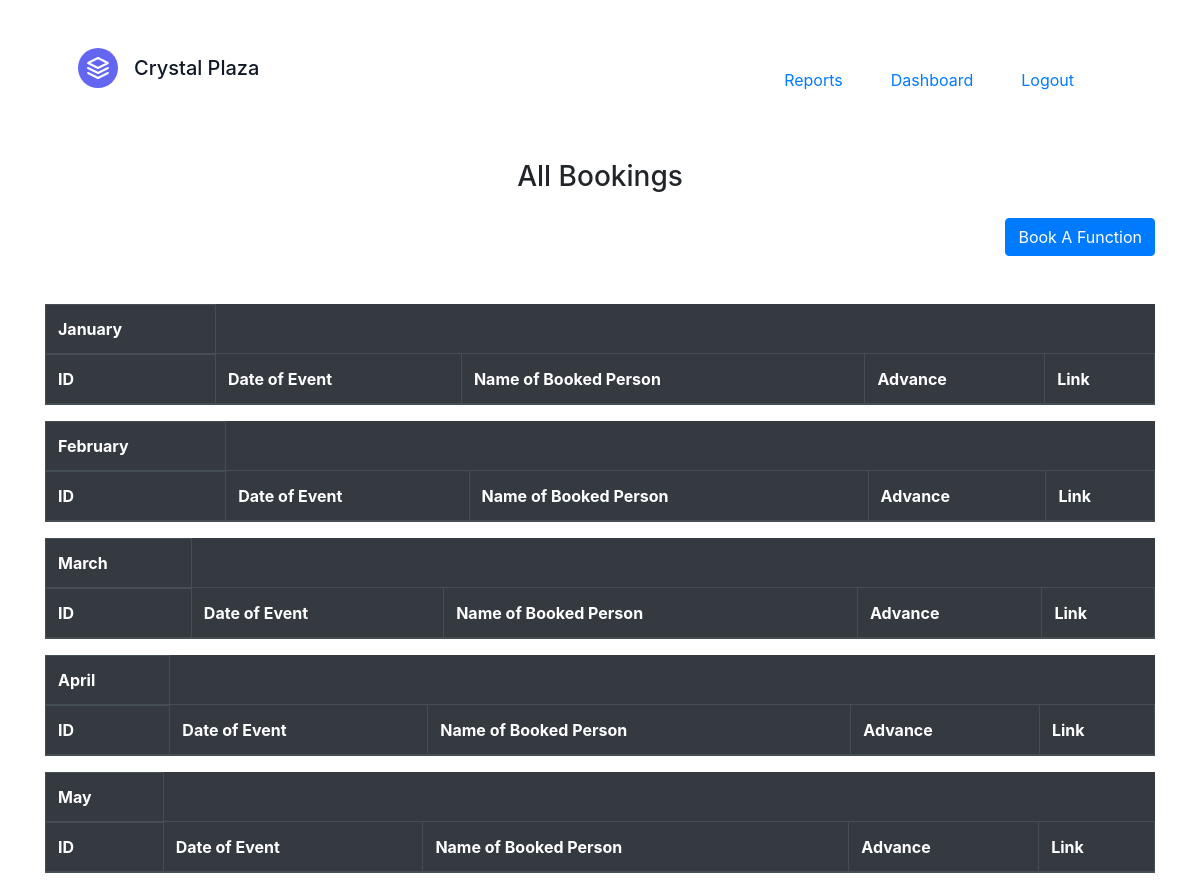
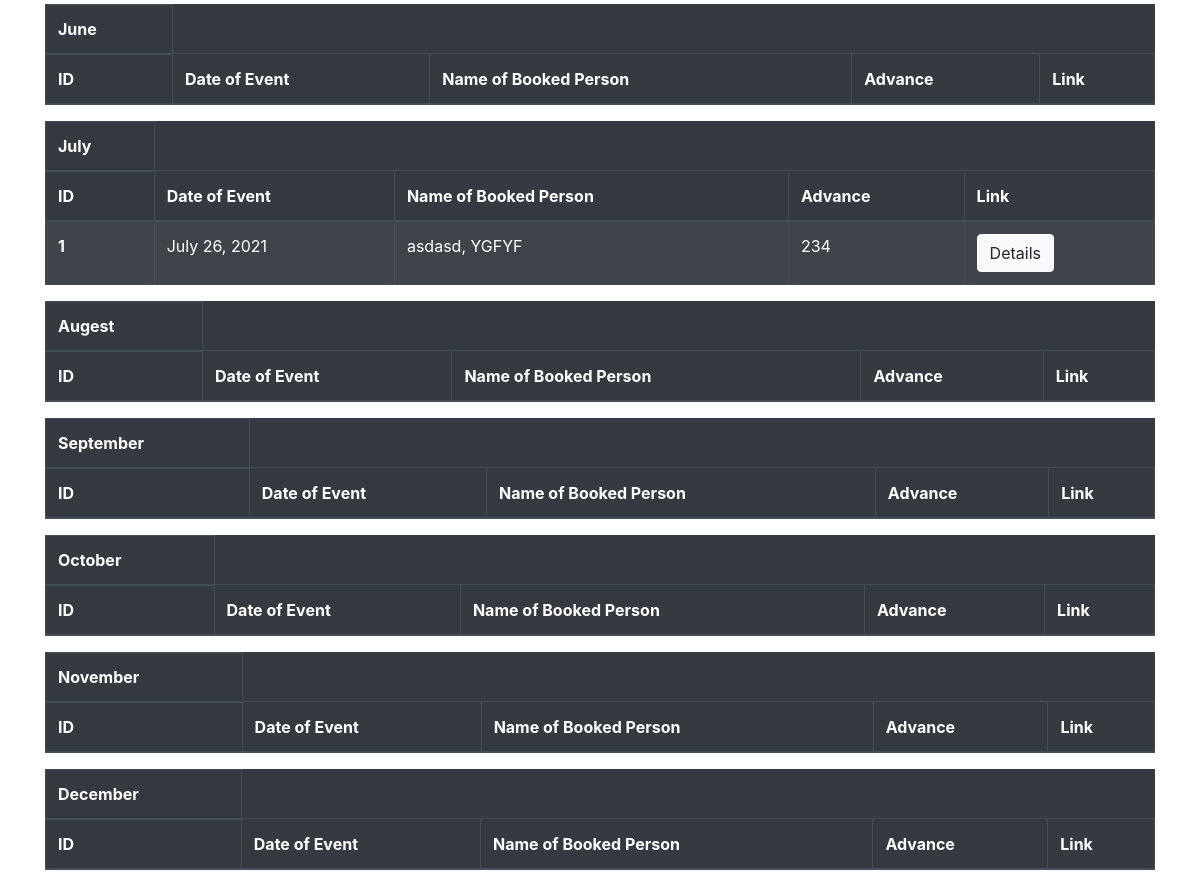
Page /booking/list/ (signed in) on the earlier database version (2 pictures, top to bottom).
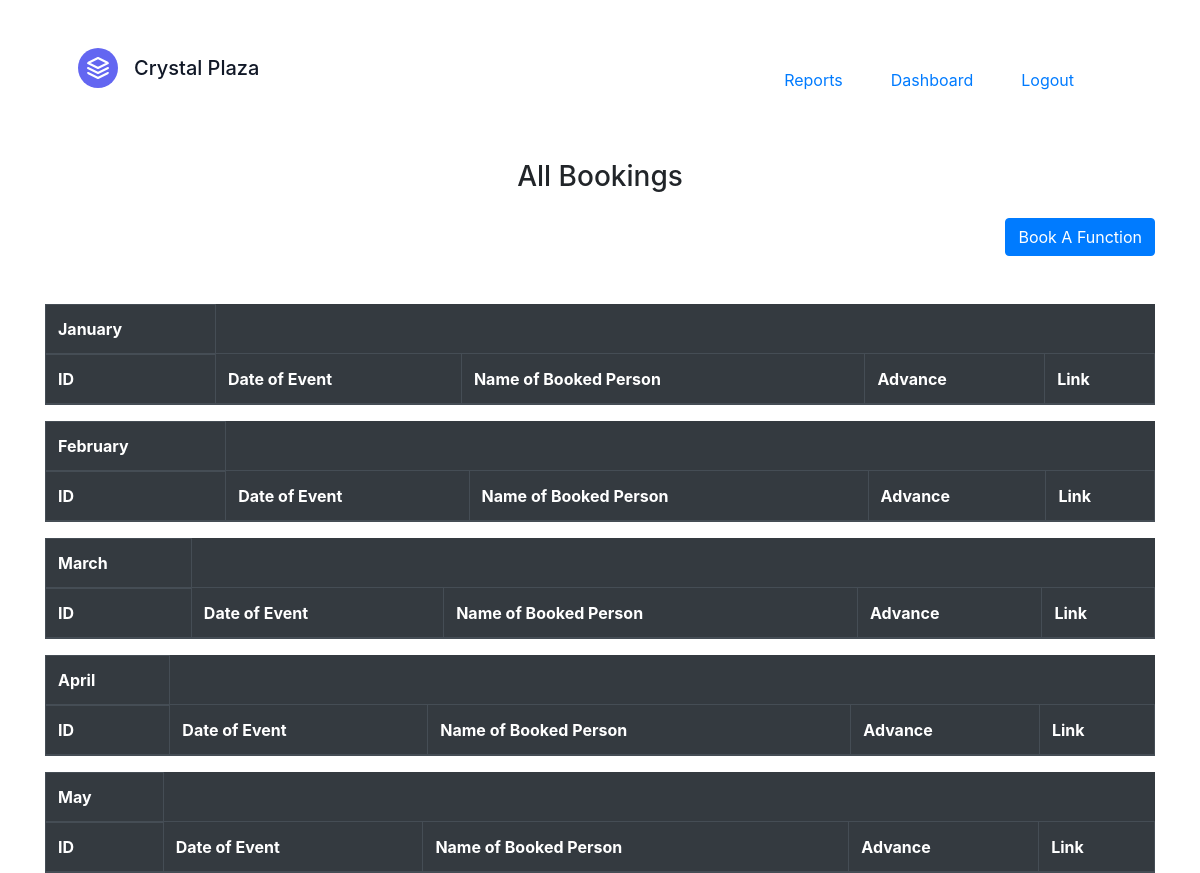
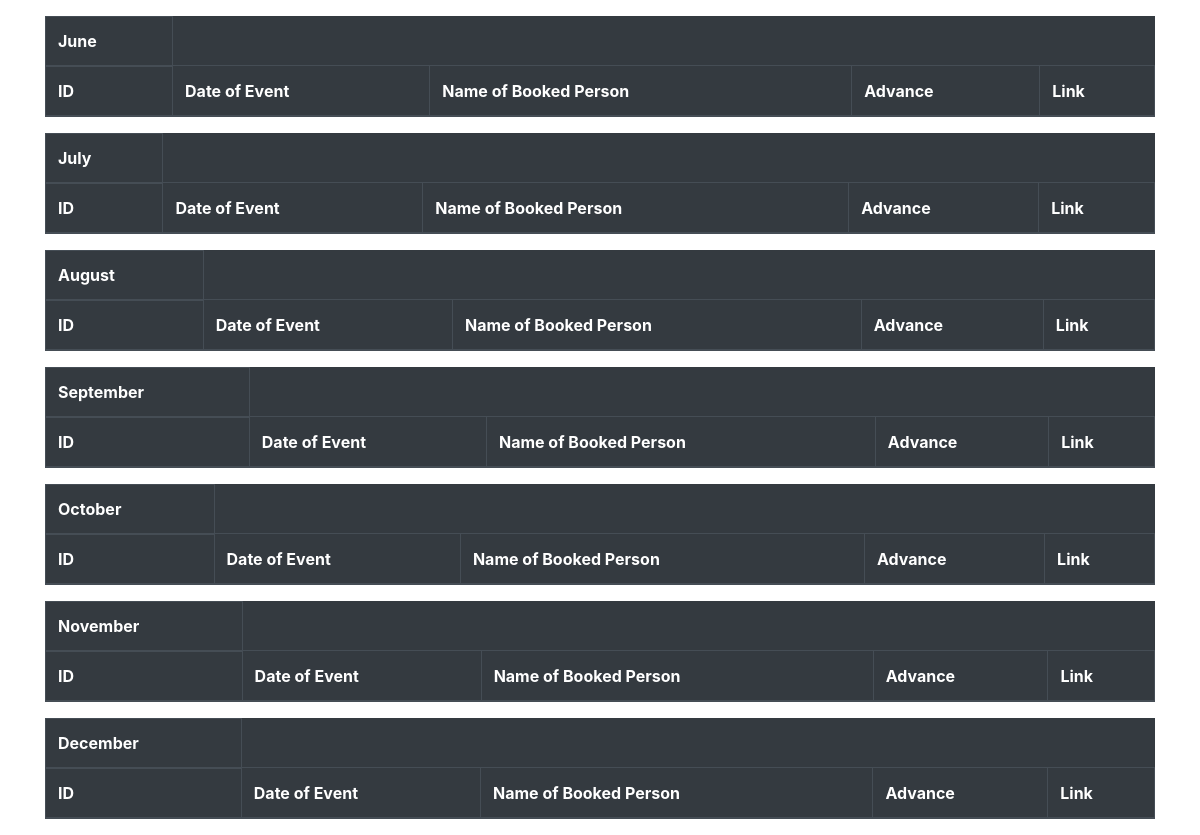
Same page on the later database version (2 pictures, top to bottom).
### booking/models.py (models this page shows, shortened)
class Month(models.Model):
    name=models.CharField(max_length=50)
    number=models.IntegerField()
    class Meta:
        ordering=('number',)

class BookingData(models.Model):
    event_choices=(('Marriage Function (Day)',"Marriage Function (Day)"),
                   ('Meeting','Meeting'),
                   ('Reception(Evening)','Reception(Evening)'))
    event_date=models.DateField(null=False,blank=False,unique=True)
    name=models.CharField(max_length=255)
    event_type=models.CharField(choices=event_choices,max_length=255)
    bride_or_groom_name=models.CharField(max_length=255,null=True,blank=True)
    house_name=models.CharField(max_length=255)
    post=models.CharField(max_length=255,null=True,blank=True)
    location=models.CharField(max_length=255)
    booking_date=models.DateTimeField(auto_now_add=True)
    last_modified=models.DateTimeField(auto_now=True)
    advance=models.PositiveIntegerField()
    total_amount=models.PositiveIntegerField(default=40000)
    balance=models.PositiveIntegerField(null=True)
    contact1=models.IntegerField()
    contact2=models.IntegerField()
    is_completed=models.BooleanField(default=False)
    kitchen_team=models.CharField(max_length=255,default='Not Provided',null=True,blank=True)
    kitchen_team_license=models.ImageField(upload_to='imgs/',null=True,blank=True)
    class Meta:
        ordering=('event_date',)

### booking/views.py (the view)
# urls.py: path("list/",views.listing_page,name='listing_page'),
def listing_page(request):
    record=BookingData.objects.all()
    month = {	1:'January',
        2:'February',
        3:'March',
        4:'April',
        5:'May',
        6:'June',
        7:'July',
        8:'August',
        9:'September',
        10:'October',
        11:'November',
        12:'December'		}
    for i in range(1,13):
        if Month.objects.filter(number=i).exists()==False:
            Month.objects.create(number=i,name=month[i])
    months=Month.objects.all()
    context={
        'record':record,
        "months":months
    }
    return render(request,'booking/list.html',context)

### booking/templates/booking/list.html (shortened to what this page needs)
<!DOCTYPE html>
<html lang="en">
<head>
    <link href="https://unpkg.com/tailwindcss@^2/dist/tailwind.min.css" rel="stylesheet">
</head>
<body>
    {% extends "booking/base.html" %}
    {% block contain %}
    <header class="text-gray-600 body-font">
      <div class="container mx-auto flex flex-wrap p-5 flex-col md:flex-row items-center">
        <a class="flex title-font font-medium items-center text-gray-900 mb-4 md:mb-0">
          <svg xmlns="http://www.w3.org/2000/svg" fill="none" stroke="currentColor" stroke-linecap="round" stroke-linejoin="round" stroke-width="2" class="w-10 h-10 text-white p-2 bg-indigo-500 rounded-full" viewBox="0 0 24 24">
            <path d="M12 2L2 7l10 5 10-5-10-5zM2 17l10 5 10-5M2 12l10 5 10-5"></path>
          </svg>
          <span class="ml-3 text-xl">Crystal Plaza</span>
        </a>
        <nav class="md:ml-auto flex flex-wrap items-center text-base justify-center">
          <a class="mr-5 hover:text-gray-900" href="{% url 'ledger:allreports' %}">Reports</a>
          <a class="mr-5 hover:text-gray-900" href="{% url 'userdata:dashboard' %}">Dashboard</a>
          {% if user.is_authenticated %}
          <a class="mr-5 hover:text-gray-900" href="{% url 'userdata:logout' %}">Logout</a>
          {% else %}
          <a class="mr-5 hover:text-gray-900" href="{% url 'userdata:login' %}">Login</a>
          {% endif %}
        </nav >
      </div>
    </header>
{% if user.is_authenticated %}
    <div class="container">
 <h3 class="text-center mb-4">   All Bookings</h3>
 <div class="text-right mb-5">
      <a href="{% url 'booking:booking_page' %}"><button class="text-center btn btn-primary">Book A Function</button></a>
</div>
{% for month in months %}
      <table class="table table-bordered table-striped table-dark">
              <thead>
            <th scope="col">{{month.name}}</th>
          <tr>
            <th scope="col">ID</th>
            <th scope="col">Date of Event</th>
            <th scope="col">Name of Booked Person</th>
            <th scope="col">Advance</th>
            <th scope="col">Link</th>
          </tr>
        </thead>
        <tbody>
            {% for each_booking in record %}
              {% if each_booking.event_date.month == month.number and each_booking.is_completed == False %}
          <tr>
            <th scope="row">{{each_booking.id}}</th>
            <td>{{each_booking.event_date}}</td>
            <td>{{each_booking.name}}, {{each_booking.location}} </td>
            <td>{{each_booking.advance}}</td>
            <td><a href="{% url 'booking:detail_view' each_booking.id %}"><button class="btn btn-light">Details</button></a></td>
          </tr>
          {% endif %}
          {% endfor %}
        </tbody>
      </table>
      {% endfor %}
</div>
{% endif %}
     {% endblock contain %}

Differences in the rows shown:
removed BookingData: id "1", event_date "July 26, 2021", name "asdasd", location "YGFYF", advance "234"
removed Month: name "Augest"
added Month: name "August"
